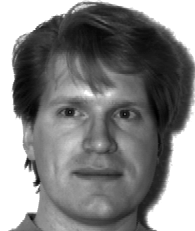
%> input picture 3/materials/dataset/subject01.centerlight.pgm, 195 x 231 px; its folder holds 4 pictures in this run
$ octave test_predict_face_reg_big.m   (GNU Octave 9; MATLAB toolbox functions it lacks are replaced by stand-ins)
%> lines starting %> are read from the running program, lines starting %| are printed output that depends on the picture
% Get list of all PGM files in this directory
% DIR returns as a structure array.  You will need to use () and . to get
% the file names.
folder = 'materials/dataset/';
imagefiles = dir(fullfile(folder, '*.pgm'));
nfiles = length(imagefiles); % Number of files found

% create set of all images
for i=1:nfiles
   images(:, :, i) = double(imread(fullfile(folder, imagefiles(i).name)));
%> images: size 231x195 double; min 0, max 255, mean 132.1; mean of the top-left, top-right, bottom-left and bottom-right quarters 125.7, 97.8, 169.1, 135.7
%> pass 3 of the loop `for i=1:nfiles`:
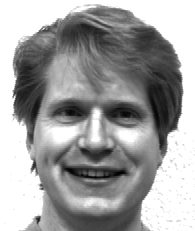
%> input picture 3/materials/dataset/subject01.happy.pgm, 195 x 231 px
%> `images(:, :, i) = double(imread(fullfile(folder, imagefiles(i).name)));`:
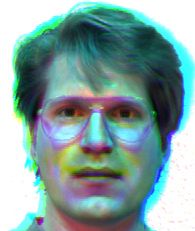
%> images: size 231x195x3 double; mean R, G, B 132.1, 163.7, 161.3
%> the loop made 4 passes; the first 3 are shown
end

% get the shape of the data
[lgth, wdth, num_images] = size(images(:, :, :));
% shuffle the data
images = images(:, :, randperm(num_images));
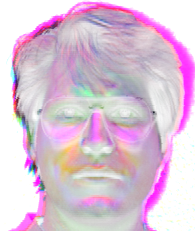
%> images: size 231x195x4 double; mean R, G, B, A 169.1, 132.1, 161.3, 163.7; transparent parts drawn white

% define size of train dataset
train_ratio = 0.8;
train_size = int32(train_ratio*num_images);
test_size = num_images - train_size; % deduce test dataset size
X_train = images(:, :, 1:train_size);
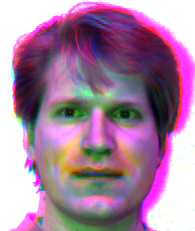
%> X_train: size 231x195x3 double; mean R, G, B 169.1, 132.1, 161.3
X_test = images(:, :, train_size+1:num_images);
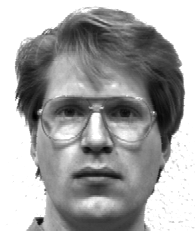
%> X_test: size 231x195 double; min 0, max 255, mean 163.7; mean of the top-left, top-right, bottom-left and bottom-right quarters 161.3, 142.5, 184.2, 166.8

% prepare the query
query = X_test(:, 1:int32(wdth/2), :);
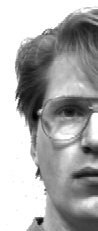
%> query: size 231x98 double; min 0, max 255, mean 172.4
right_parts = X_test(:, int32(wdth/2):wdth, :); % cook ground truth
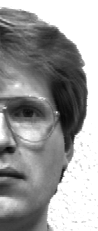
%> right_parts: size 231x98 double; min 5, max 255, mean 154.7

%> (the run ends here)
